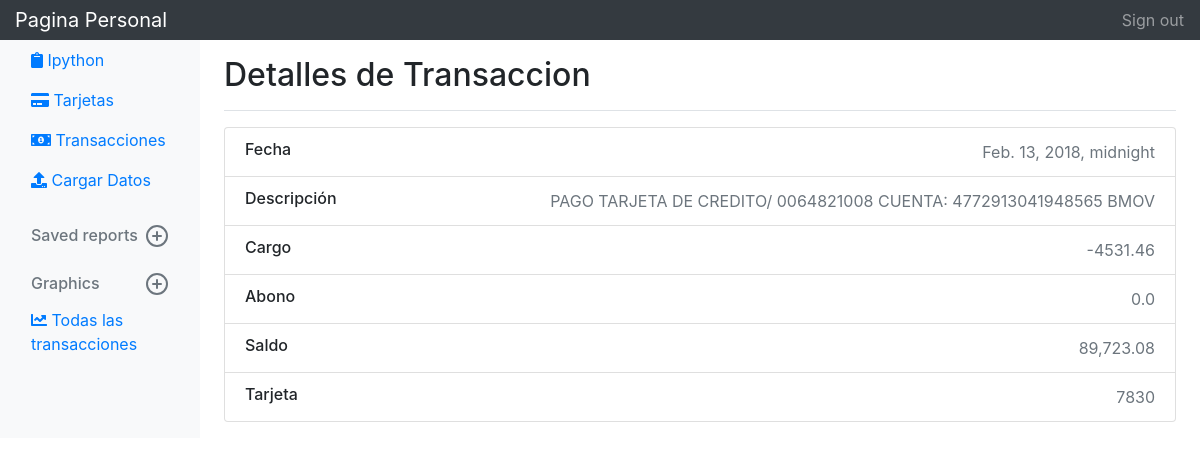
/transactions/80/, run on an earlier commit of the app's database.
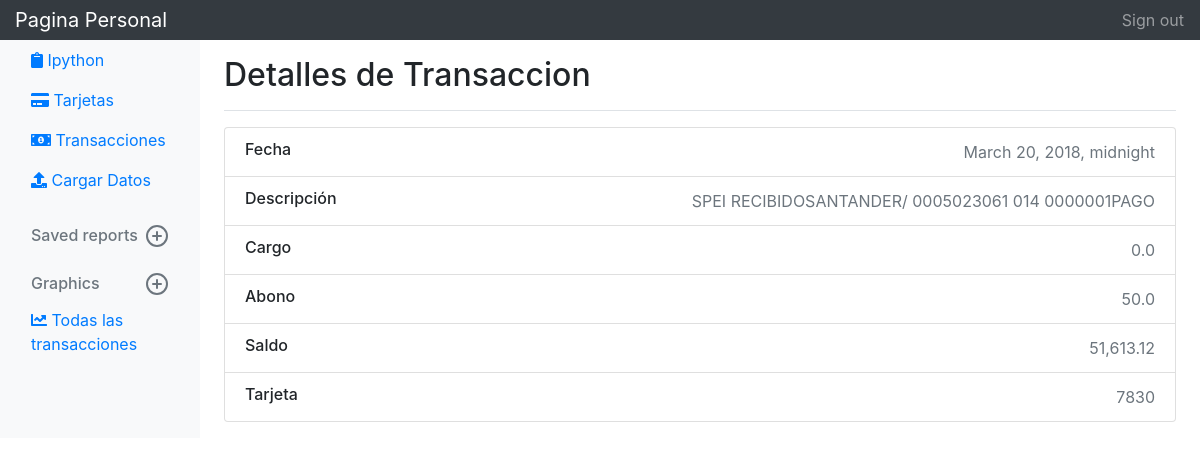
And on a later commit of the database.
### transactions/models.py (models this page shows, shortened)
class Transaccion(models.Model):
	fecha = models.DateTimeField('fecha de cargo')
	descripcion = models.CharField(max_length=150)
	cargo = models.FloatField(default=0.0)
	abono = models.FloatField(default=0.0)
	saldo = models.CharField(max_length=30)
	NumTarjeta = models.ForeignKey(Tarjeta, on_delete=models.CASCADE)
	class Meta:
		unique_together = ["fecha","descripcion","cargo","abono","saldo"]

### myMovsDisplay/models.py (models this page shows)
class Tarjeta(models.Model):
	NumTarjeta = models.CharField(max_length=30)
	Banco = models.ForeignKey(Banco, on_delete=models.CASCADE)
	TipoTarjeta = models.ForeignKey(TipoTarjeta, on_delete=models.CASCADE)
	def __str__(self):
		return self.NumTarjeta

### transactions/views.py (the view)
# urls.py: path('<int:pk>/', views.DetailView.as_view(), name='detail'),
class DetailView(generic.DetailView):
	model = Transaccion
	template_name="transactions/detalles.html"

### transactions/Templates/transactions/detalles.html (shortened to what the changed rows need)
<!DOCTYPE html>
<html>
    <head>
        {% load static %}
        <link rel="stylesheet" href="https://maxcdn.bootstrapcdn.com/bootstrap/4.0.0/css/bootstrap.min.css">
    </head>
    <body>
        <div class="container-fluid">
            <div class="row">
                <main role="main" class="col-md-9 ml-sm-auto col-lg-10 pt-3 px-4">
                    <div class="d-flex justify-content-between flex-wrap flex-md-nowrap align-items-center pb-2 mb-3 border-bottom">
                        <h1 class="h2">Detalles de Transaccion</h1>
                     </div>
                      	<ul class="list-group mb-3">
                            <li class="list-group-item d-flex justify-content-between lh-condensed">
                              <div>
                                <h6 class="my-0">Fecha </h6>
                              </div>
                              <span class="text-muted">{{object.fecha}}</span>
                            </li>
                            <li class="list-group-item d-flex justify-content-between lh-condensed">
                              <div>
                                <h6 class="my-0">Descripción</h6>
                              </div>
                              <span class="text-muted">{{object.descripcion}}</span>
                            </li>
                            <li class="list-group-item d-flex justify-content-between lh-condensed">
                              <div>
                                <h6 class="my-0">Cargo</h6>
                              </div>
                              <span class="text-muted">{{object.cargo}}</span>
                            </li>
                            <li class="list-group-item d-flex justify-content-between lh-condensed">
                              <div>
                                <h6 class="my-0">Abono</h6>
                              </div>
                              <span class="text-muted">{{object.abono}}</span>
                            </li>
                            <li class="list-group-item d-flex justify-content-between lh-condensed">
                              <div>
                                <h6 class="my-0">Saldo</h6>
                              </div>
                              <span class="text-muted">{{object.saldo}}</span>
                            </li>
                            <li class="list-group-item d-flex justify-content-between lh-condensed">
                              <div>
                                <h6 class="my-0">Tarjeta</h6>
                              </div>
                              <span class="text-muted">{{object.NumTarjeta}}</span>
                            </li>
                        </ul>
                </main>
            </div>
        </div>
    </body>
</html>

What changed in the data, as far as the page shows it:
changed Transaccion: fecha "Feb. 13, 2018, midnight" → "March 20, 2018, midnight"; descripcion "PAGO TARJETA DE CREDITO/ 0064821008 CUENTA: 4772913041948565 BMOV" → "SPEI RECIBIDOSANTANDER/ 0005023061 014 0000001PAGO"; cargo "-4531.46" → "0.0"; abono "0.0" → "50.0"; saldo "89,723.08" → "51,613.12"
